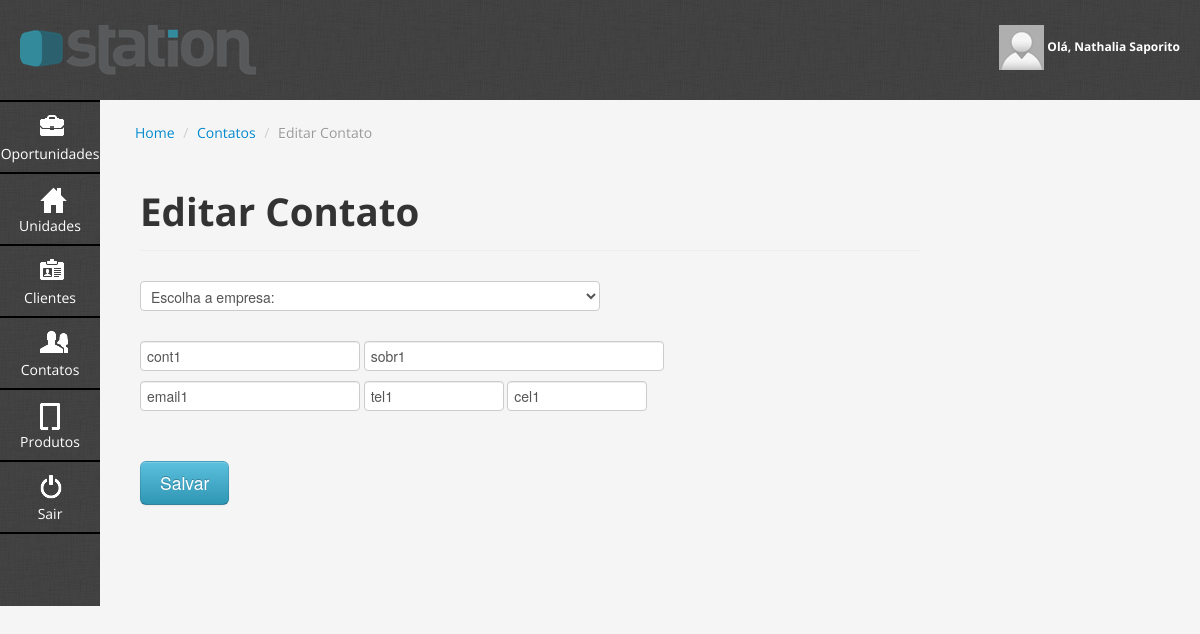
Screenshot of /modules/contatos/editarContato.php (signed in) with the database file from the repository.
### tables this page shows
CREATE TABLE IF NOT EXISTS `sta_contatos_cliente` (
  `contato_cliente_10_id` int(11) NOT NULL AUTO_INCREMENT,
  `contato_cliente_30_nome` text NOT NULL,
  `contato_cliente_30_sobrenome` text NOT NULL,
  `contato_cliente_30_email` text NOT NULL,
  `contato_cliente_30_telefone` text NOT NULL,
  `contato_cliente_30_celular` text NOT NULL,
  `cliente_10_id` int(11) NOT NULL,
  PRIMARY KEY (`contato_cliente_10_id`)
);

### conf/config.php (called while the page is built, shortened)
<?php
if ($_SERVER['SERVER_ADDR'] == "127.0.0.1" || $_SERVER['SERVER_ADDR'] == "::1"){
    $urlGeral = "http://localhost/agenda";
}else {
    $urlGeral = "http://stationct.com.br/agenda";
}
$urlModules = $urlGeral."/modules";
$urlContatos = $urlModules."/contatos";
?>

### modules/contatos/entity/Contato.php (called while the page is built, shortened)
<?php
class Contato {
    protected $nome;
    protected $sobrenome;
    protected $email;
    protected $telefone;
    protected $celular;
    public function getNome() {
        return $this->nome;
    }
    public function setNome($nome) {
        $this->nome = $nome;
    }
    public function getSobrenome(){
		return $this->sobrenome;
	}
	public function setSobrenome($sobrenome){
		$this->sobrenome = $sobrenome;
	}
	public function getEmail(){
		return $this->email;
	}
	public function setEmail($email){
		$this->email = $email;
	}
	public function getTelefone(){
		return $this->telefone;
	}
	public function setTelefone($telefone){
		$this->telefone = $telefone;
	}
	public function getCelular(){
		return $this->celular;
	}
	public function setCelular($celular){
		$this->celular = $celular;
	}
}
?>

### modules/contatos/controller/ContatoController.php (called while the page is built, shortened)
<?php
class ContatoController {
    public function listActionByContactId($id = false) {
        $whereQuery[] = (!$id) ? "1 = 1" : "contato_cliente_10_id = " . $id;
        $strQuery = "SELECT * FROM sta_contatos_cliente WHERE ".implode(" AND ", $whereQuery);
        $result = mysql_query($strQuery);
        $retArr = array();
        $i = 1;
        if (mysql_num_rows($result) > 0) {
            while ($row = mysql_fetch_assoc($result)) {
                $retArr[$i] = $row;
                $i++;
            }
        }
        return $retArr;
    }
}
?>

### modules/contatos/editarContato.php (the view, shortened to what this page needs)
<?php
include $_SERVER['DOCUMENT_ROOT'] . '/agenda/conf/config.php';
if ($_SESSION['LogadoSTATION'] != "1" && (isset($_GET['id']) && $_GET['id'] > 0)){
	header("Location: index.php");
}else{
    $contatoController = new ContatoController();
    $contato = $contatoController->listActionByContactId($_GET['id']);
    $contatoClass = new Contato();
    $contatoClass->fetchEntity($contato[1]);
?>
<?php include($_SERVER['DOCUMENT_ROOT']."/agenda/inc/header.php");?>
<div class="content">
			<ul class="breadcrumb">
				<li><a href="/agenda/painel.php">Home</a> <span class="divider">/</span></li>
                <li><a href="/agenda/modules/contatos/listarContato.php">Contatos</a> <span class="divider">/</span></li>
				<li class="active">Editar Contato</li>
			</ul>
			<div class="span10">
				<div class="page-header">
					<h1>Editar Contato</h1>
				</div>
                <form name="gravarContato" method="post" action="<?php echo $urlContatos;?>/action/crudContato.php?op=editar">
                    <div class="row">
                        <div class="span10">
                            <select class="span6" id="clientes" name="clientes">
                                <option value="">Escolha a empresa:</option>
                            </select>
                        </div>
                    </div>
                    <br>
                    <div class="row">
                        <div class="span10" style="margin-bottom:20px;">
                            <input type="text" class="span3" id="nomeContato" name="nomeContato" placeholder="Primeiro Nome" value="<?php echo $contatoClass->getNome(); ?>">
                            <input type="text" class="span4" id="sobrenomeContato" name="sobrenomeContato" placeholder="Sobrenome" value="<?php echo $contatoClass->getSobrenome(); ?>">
                            <br>
                            <input type="text" class="span3" id="emailContato" name="emailContato" placeholder="E-mail" value="<?php echo $contatoClass->getEmail(); ?>">
                            <input type="text" class="span2" id="telefoneContato" name="telefoneContato" placeholder="Telefone Comercial" value="<?php echo $contatoClass->getTelefone(); ?>">
                            <input type="text" class="span2" id="celularContato" name="celularContato" placeholder="Celular" value="<?php echo $contatoClass->getCelular(); ?>">
                        </div>
                    </div>
                    <br>
                    <input type="button" onclick="validaContato()" class="btn btn-info btn-large" value="Salvar" />
                </form>
			</div>
		</div>
<?php include("inc/footer.php");?>
<?php
	}
?>

### css/style.css (style rules this page uses)
.content { float:left; width:820px; padding:15px 20px; overflow:visible; }

### rows the page displays
sta_contatos_cliente: nomeContato "cont1", sobrenomeContato "sobr1", emailContato "email1", telefoneContato "tel1", celularContato "cel1"

### other values shown
$_SESSION['NomeSTATION'] "Nathalia Saporito"
